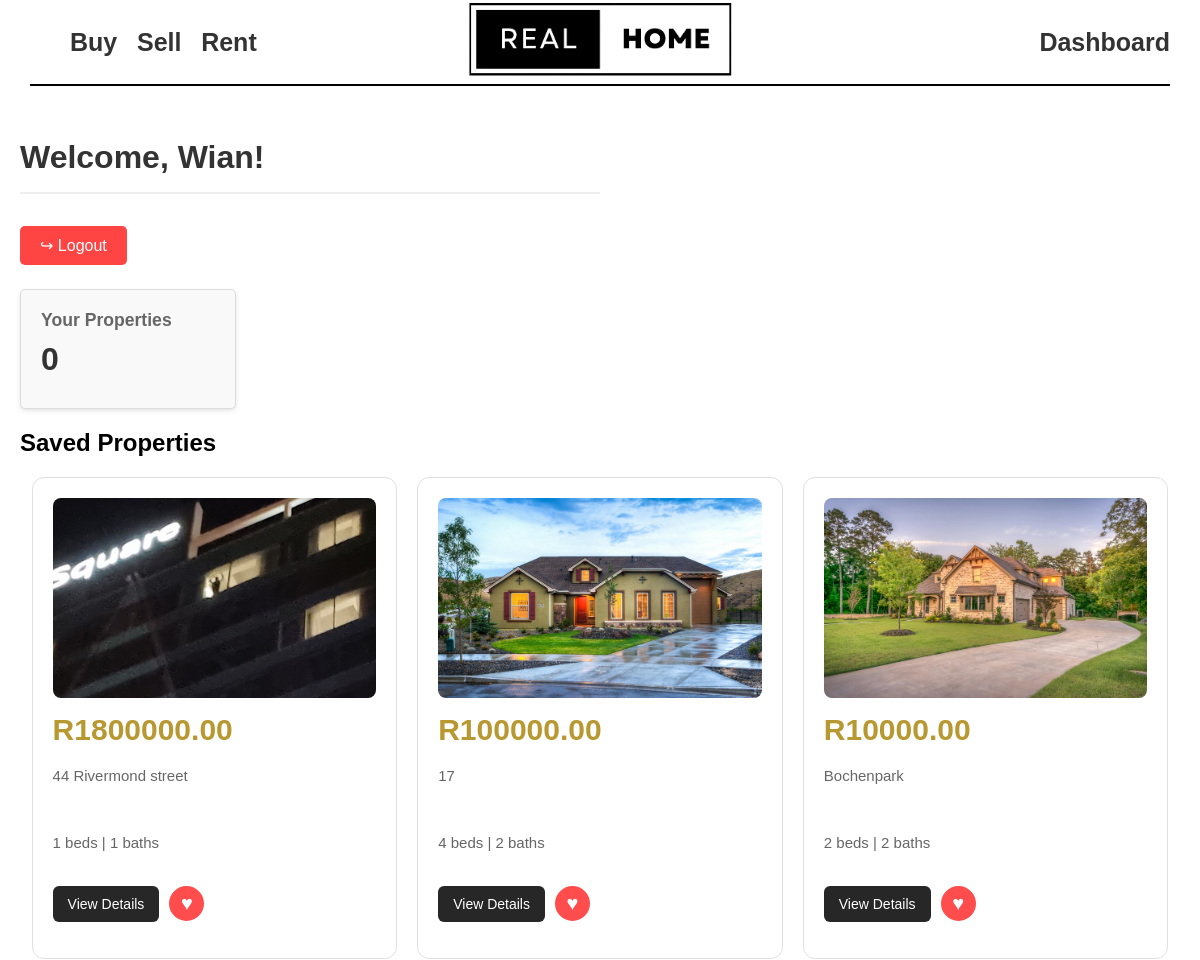
/auth/dashboard/ (signed in, upper part), run on an earlier commit of the app's database.
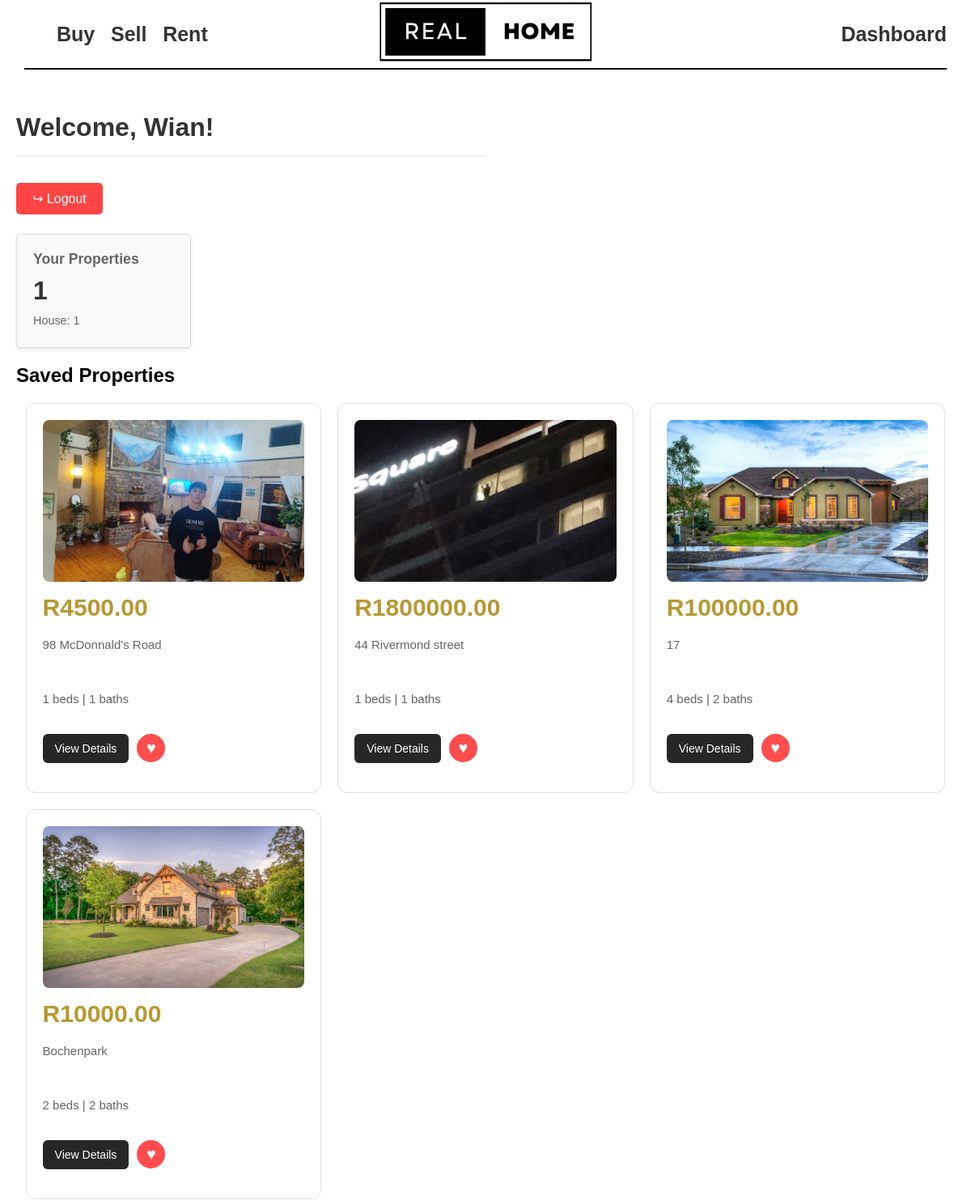
And on a later commit of the database.
### main/models.py (models this page shows, shortened)
class Favorite(models.Model):
    user = models.ForeignKey(settings.AUTH_USER_MODEL, on_delete=models.CASCADE, related_name='user_favorites')
    property = models.ForeignKey('Property', on_delete=models.CASCADE, related_name='property_favorites')
    created_at = models.DateTimeField(auto_now_add=True)
    class Meta:
        unique_together = ('user', 'property')  # Prevents duplicate favorites
        ordering = ['-created_at']

class Property(models.Model):
    LISTING_TYPES = [
        ('sale', 'For Sale'),
        ('rent', 'For Rent'),
    ]
    owner = models.ForeignKey(
        settings.AUTH_USER_MODEL,
        on_delete=models.SET_NULL,
        related_name='properties',
        null=True,
        blank=True
    )
    listing_type = models.CharField(max_length=4, choices=LISTING_TYPES, default='sale')
    address = models.CharField(max_length=255, null=True, blank=True)
    city = models.CharField(max_length=100, null=True, blank=True)
    state = models.CharField(max_length=100, null=True, blank=True)
    zip_code = models.CharField(max_length=20, null=True, blank=True)
    price = models.DecimalField(max_digits=10, decimal_places=2, null=True, blank=True)
    bedrooms = models.IntegerField( null=True, blank=True)
    bathrooms = models.IntegerField( null=True, blank=True)
    square_meters = models.DecimalField(max_digits=10, decimal_places=2, null=True, blank=True)
    lot_size = models.DecimalField(max_digits=10, decimal_places=2, null=True, blank=True)
    year_built = models.IntegerField(null=True, blank=True)
    property_type = models.CharField(max_length=50, null=True, blank=True)
    image = models.ImageField(upload_to='property_images/', null=True, blank=True)
    latitude = models.DecimalField(max_digits=9, decimal_places=6, null=True, blank=True)
    longitude = models.DecimalField(max_digits=9, decimal_places=6, null=True, blank=True)
    created_at = models.DateTimeField(auto_now_add=True, null=True, blank=True)
    realtor = models.ForeignKey(
        'realtors.Realtor',
        on_delete=models.SET_NULL,
        null=True,
        blank=True,
        related_name='properties'
    )

### user/views.py (the view)
# urls.py: path('dashboard/', views.dashboard, name='dashboard'),
@login_required
def dashboard(request):
    user = request.user
    user_properties = Property.objects.filter(owner=user)
    favorite_properties = Favorite.objects.select_related('property').filter(
        user=user
    ).order_by('-created_at')
    context = {
        'user': user,
        'total_properties': user_properties.count(),
        'property_types': user_properties.values('property_type')
                         .annotate(count=Count('property_type')),
        'favorite_properties': favorite_properties[:5],
    }
    return render(request, 'pages/dashboard.html', context)

### templates/pages/dashboard.html (shortened to what this page needs)
{% extends "base.html" %}
{% load static %}
{% block content %}
<div class="dashboard">
    <div class="dashboard-stats">
        <div class="dashboard-header">
            <h1 class="dashboard-welcome">Welcome, {{ user.first_name }}!</h1>
            <a href="{% url 'auth:logout' %}" class="btn-logout">
                <span class="logout-icon">↪</span> Logout
            </a>
    </div>
            <div class="stat-box">
                <h3>Your Properties</h3>
                <div class="stat-number">{{ total_properties }}</div>
                <div class="stat-details">
                    {% for type in property_types %}
                    <div class="stat-item">
                        {{ type.property_type }}: {{ type.count }}
                    </div>
                    {% endfor %}
                </div>
            </div>
            <div class="dashboard-stats">
            <h2>Saved Properties</h2>
            <div class="recent-properties">
                <div class="property-grid">
                    {% for favorite in favorite_properties %}
                    <div class="grid-item">
                        {% if favorite.property.image %}
                        <img src="{{ favorite.property.image.url }}"
                            alt="{{ favorite.property.address }}"
                            class="property-image">
                        {% else %}
                        <img src="{% static 'default-property-image.jpg' %}"
                            alt="Default Property Image"
                            class="property-image">
                        {% endif %}
                        <div class="property-price">
                            R{{ favorite.property.price }}
                        </div>
                        <div class="property-details">
                            <p>{{ favorite.property.address }}</p>
                            <p>
                                {{ favorite.property.bedrooms }} beds |
                                {{favorite.property.bathrooms }} baths
                            </p>
                        </div>
                        <div class="button-group">
                            <a href="{% url 'main:details' favorite.property.id %}"
                                class="property-button">View Details</a>
                            <button class="favorite-button active"
                                data-property-id="{{ favorite.property.id }}"
                                onclick="toggleFavorite(this)">♥</button>
                        </div>
                    </div>
                    {% empty %}
                    <p>No saved properties yet.</p>
                    {% endfor %}
                </div>
            </div>
        </div>
    </div>
        {% endblock %}

What changed in the data, as far as the page shows it:
added Property: property_type "House", count "1"
added Favorite: property.image (picture), property.price "4500.00", property.address "98 McDonnald's Road", property.bedrooms "1", property.bathrooms "1"
Also different on the page:
{{ total_properties }}: "0" → "1"
